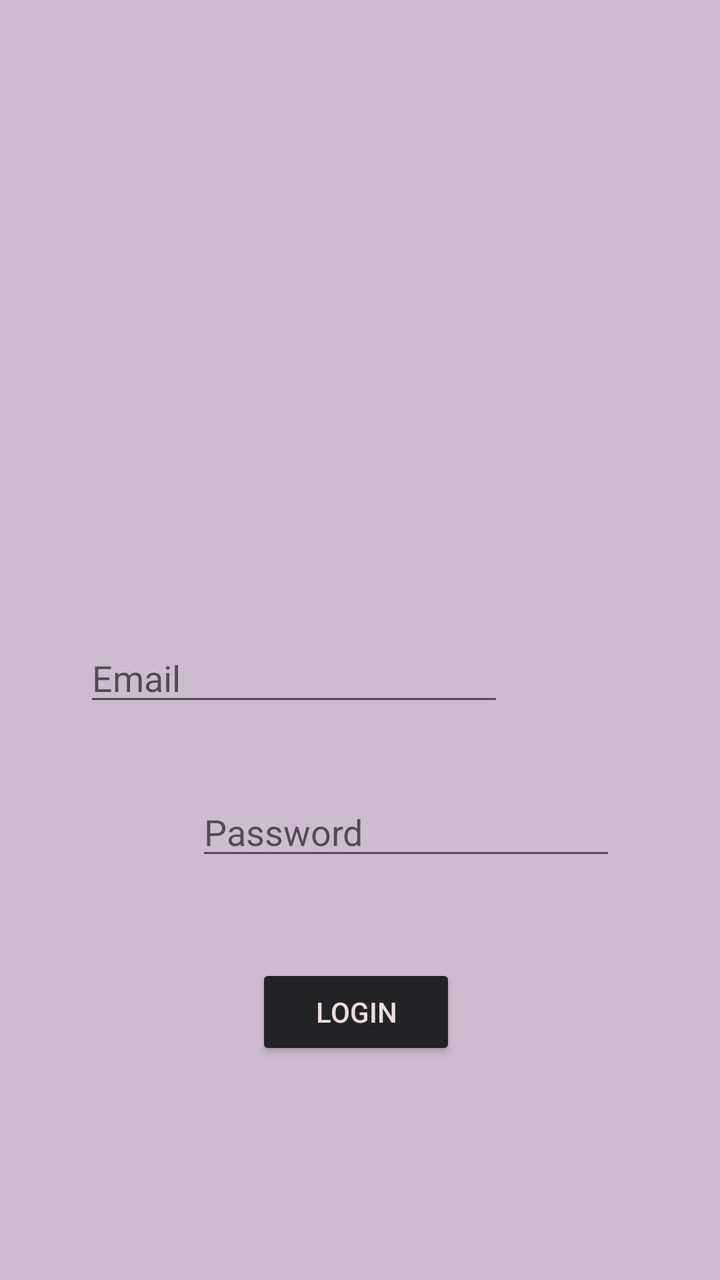
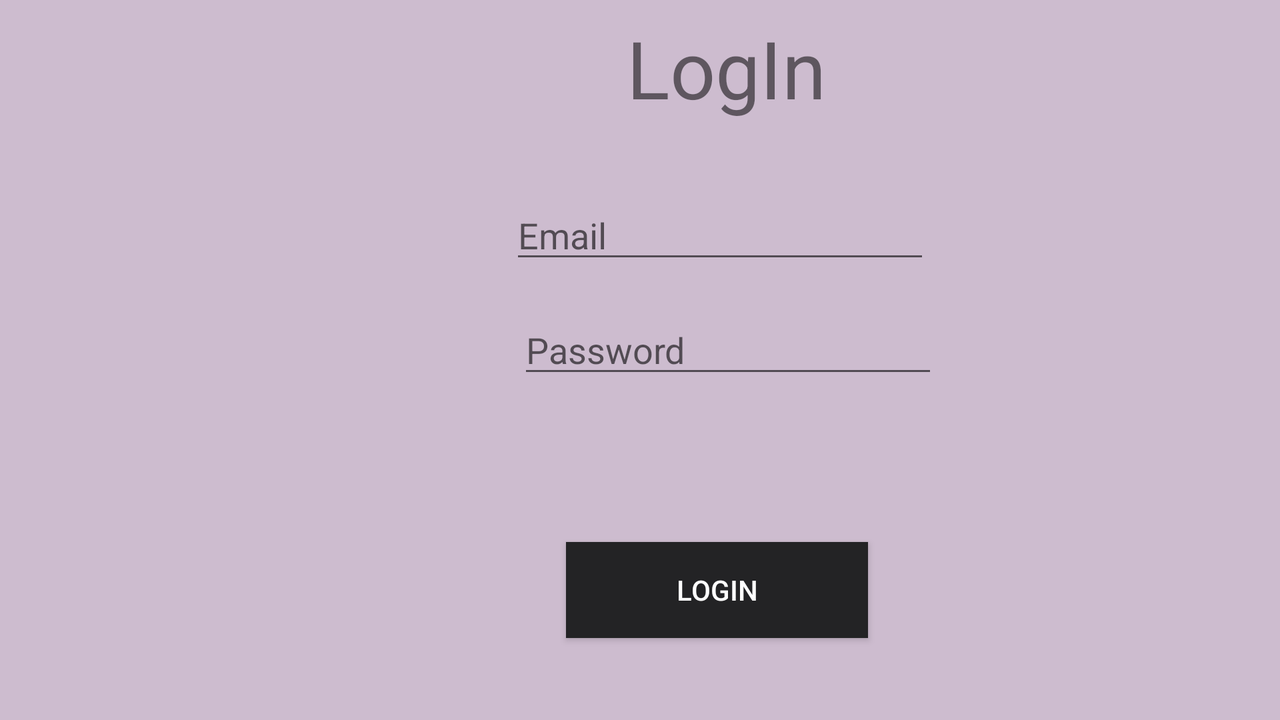

An Android layout and its configuration variant, each rendered on a device that would load it. The default file and the variant file are quoted in full after the pictures.
<!-- AndroidManifest.xml: application theme AppTheme -->
<!-- res/layout/activity_login.xml -->
<?xml version="1.0" encoding="utf-8"?>
<RelativeLayout xmlns:android="http://schemas.android.com/apk/res/android"
    xmlns:app="http://schemas.android.com/apk/res-auto"
    xmlns:tools="http://schemas.android.com/tools"
    android:layout_width="match_parent"
    android:layout_height="match_parent"
    android:background="#cdbccf"
    tools:context=".LoginActivity">


    <EditText
        android:id="@+id/logEmail"
        android:layout_width="wrap_content"
        android:layout_height="wrap_content"
        android:layout_alignParentEnd="true"
        android:layout_alignParentBottom="true"
        android:layout_marginEnd="108dp"
        android:layout_marginBottom="282dp"
        android:cursorVisible="true"
        android:ems="10"
        android:hint="Email"
        android:inputType="textEmailAddress"
        android:visibility="visible" />

    <EditText
        android:id="@+id/logPass"
        android:layout_width="wrap_content"
        android:layout_height="wrap_content"
        android:layout_alignParentStart="true"
        android:layout_alignParentBottom="true"
        android:layout_marginStart="98dp"
        android:layout_marginBottom="205dp"
        android:ems="10"
        android:hint="Password"
        android:inputType="textPassword" />

    <Button
        android:id="@+id/button"
        android:layout_width="151dp"
        android:layout_height="wrap_content"
        android:layout_alignParentStart="true"
        android:layout_alignParentEnd="true"
        android:layout_alignParentBottom="true"
        android:layout_marginStart="128dp"
        android:layout_marginEnd="132dp"
        android:layout_marginBottom="110dp"
        android:backgroundTint="@color/colorPrimary"
        android:text="Login"
        android:textColor="#ECDDDD" />

    <ImageView
        android:id="@+id/imageView3"
        android:layout_width="226dp"
        android:layout_height="215dp"
        android:layout_above="@+id/logEmail"
        android:layout_alignParentStart="true"
        android:layout_alignParentTop="true"
        android:layout_centerHorizontal="true"
        android:layout_marginStart="84dp"
        android:layout_marginTop="178dp"
        android:layout_marginBottom="12dp"
        android:src="@drawable/login">

    </ImageView>

    <TextView
        android:id="@+id/textView3"
        android:layout_width="205dp"
        android:layout_height="99dp"
        android:layout_above="@+id/logEmail"
        android:layout_alignParentStart="true"
        android:layout_alignParentTop="true"
        android:layout_alignParentEnd="true"
        android:layout_marginStart="100dp"
        android:layout_marginLeft="100dp"
        android:layout_marginTop="150dp"
        android:layout_marginEnd="106dp"
        android:layout_marginBottom="156dp"
        android:text="LogIn"
        android:textAlignment="center"
        android:textSize="40sp" />

</RelativeLayout>
<!-- resources referenced by this layout -->
<resources>
  <color name="colorPrimary">#232325</color>
  <style name="AppTheme" parent="Theme.AppCompat.Light.DarkActionBar">
          
          <item name="colorPrimary">@color/colorPrimary</item>
          <item name="colorPrimaryDark">@color/colorPrimaryDark</item>
          <item name="colorAccent">@color/colorAccent</item>
      </style>
  <color name="colorPrimaryDark">#232325</color>
  <color name="colorAccent">#CEFFFFFF</color>
</resources>
<!-- res/layout-land/activity_login.xml (the repository's variant of the layout above) -->
<!-- drawn on the phone turned sideways -->
<?xml version="1.0" encoding="utf-8"?>
<RelativeLayout xmlns:android="http://schemas.android.com/apk/res/android"
    xmlns:app="http://schemas.android.com/apk/res-auto"
    xmlns:tools="http://schemas.android.com/tools"
    android:layout_width="match_parent"
    android:layout_height="match_parent"
    android:background="#cdbccf"
    tools:context=".LoginActivity">


    <EditText
        android:id="@+id/logEmail"
        android:layout_width="wrap_content"
        android:layout_height="wrap_content"
        android:layout_above="@+id/logPass"
        android:layout_marginStart="32dp"
        android:layout_marginBottom="16dp"
        android:layout_toEndOf="@+id/imageView3"
        android:ems="10"
        android:hint="Email"
        android:inputType="textEmailAddress" />

    <EditText
        android:id="@+id/logPass"
        android:layout_width="wrap_content"
        android:layout_height="wrap_content"
        android:layout_above="@+id/button"
        android:layout_marginStart="36dp"
        android:layout_marginBottom="77dp"
        android:layout_toEndOf="@+id/imageView3"
        android:ems="10"
        android:hint="Password"
        android:inputType="textPassword" />

    <Button
        android:id="@+id/button"
        style="@style/Widget.AppCompat.Button.Small"
        android:layout_width="151dp"
        android:layout_height="wrap_content"
        android:layout_alignParentStart="true"
        android:layout_alignParentBottom="true"
        android:layout_marginStart="283dp"
        android:layout_marginBottom="41dp"
        android:background="@color/colorPrimary"

        android:text="Login"
        android:textColor="#FFFFFF" />

    <ImageView
        android:id="@+id/imageView3"
        android:layout_width="198dp"
        android:layout_height="379dp"
        android:layout_alignParentStart="true"
        android:layout_alignParentTop="true"
        android:layout_marginStart="25dp"
        android:layout_marginTop="12dp"
        android:src="@drawable/login">

    </ImageView>

    <TextView
        android:id="@+id/textView"
        android:layout_width="220dp"
        android:layout_height="70dp"
        android:layout_above="@+id/logEmail"
        android:layout_marginStart="30dp"
        android:layout_marginLeft="240dp"
        android:layout_marginBottom="18dp"
        android:layout_toEndOf="@+id/imageView3"
        android:text="LogIn"
        android:textAlignment="center"
        android:textSize="40sp" />

</RelativeLayout>
